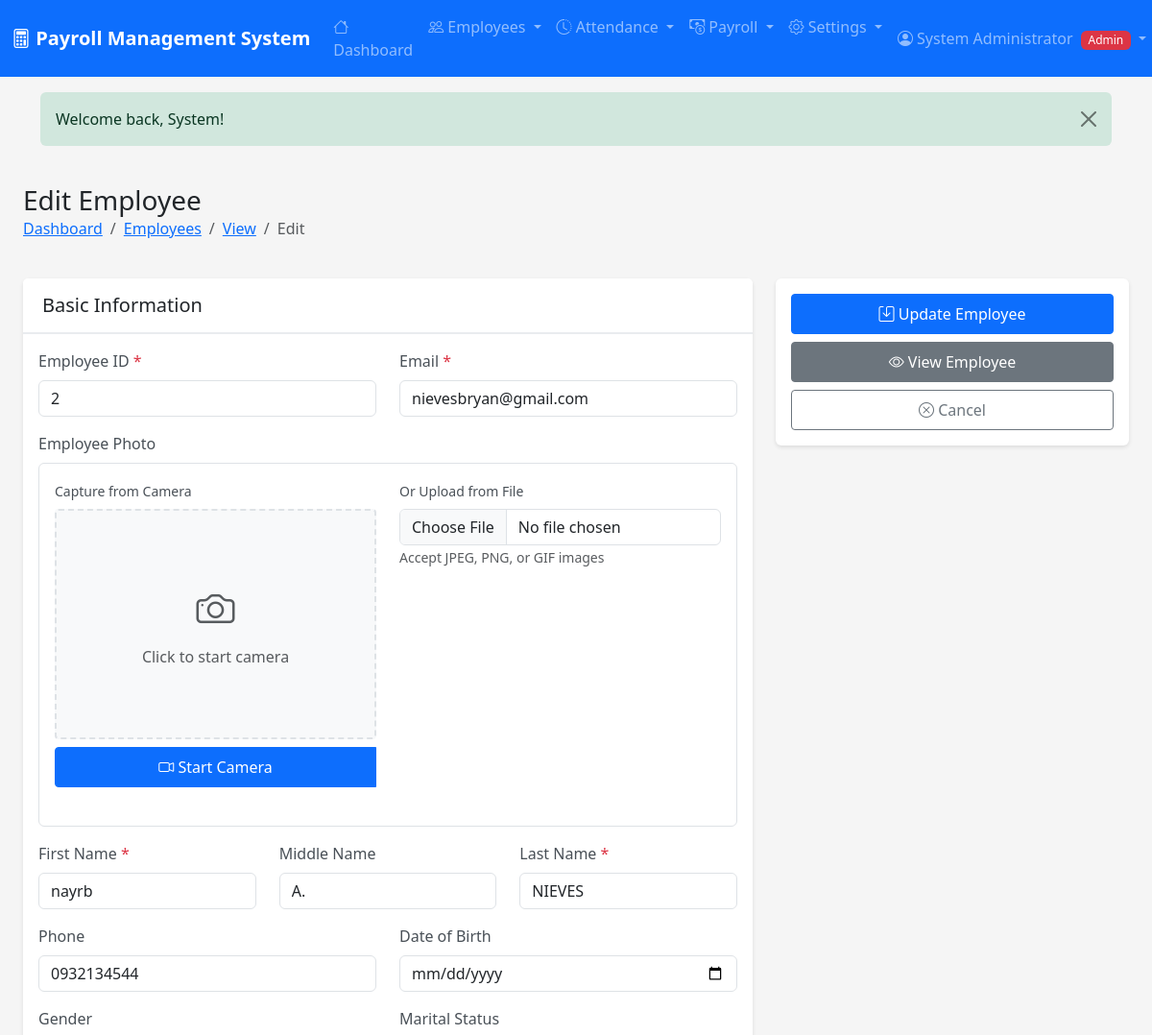
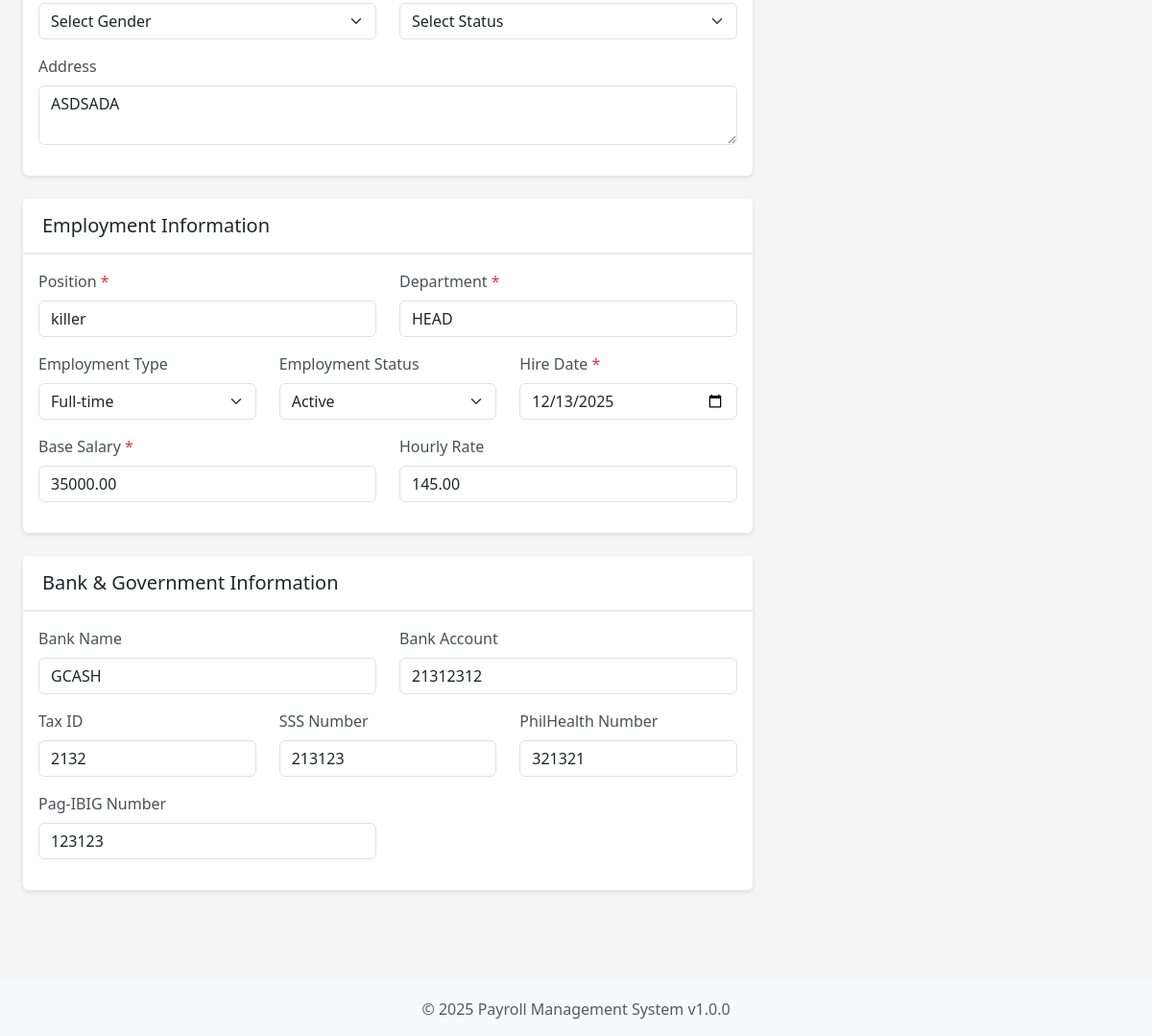
Page /employees/edit.php?id=2 (signed in) on the committed database (2 pictures, top to bottom).
### tables this page shows
CREATE TABLE `employees` (
  `id` int(11) NOT NULL,
  `user_id` int(11) DEFAULT NULL,
  `employee_id` varchar(20) NOT NULL,
  `first_name` varchar(50) NOT NULL,
  `last_name` varchar(50) NOT NULL,
  `middle_name` varchar(50) DEFAULT NULL,
  `email` varchar(100) NOT NULL,
  `phone` varchar(20) DEFAULT NULL,
  `address` text DEFAULT NULL,
  `date_of_birth` date DEFAULT NULL,
  `gender` enum('male','female','other') DEFAULT NULL,
  `marital_status` enum('single','married','divorced','widowed') DEFAULT NULL,
  `position` varchar(100) NOT NULL,
  `department` varchar(100) NOT NULL,
  `employment_type` enum('full-time','part-time','contract','intern') DEFAULT 'full-time',
  `employment_status` enum('active','on-leave','suspended','terminated') DEFAULT 'active',
  `hire_date` date NOT NULL,
  `termination_date` date DEFAULT NULL,
  `base_salary` decimal(12,2) NOT NULL,
  `hourly_rate` decimal(10,2) DEFAULT NULL,
  `bank_name` varchar(100) DEFAULT NULL,
  `bank_account` varchar(50) DEFAULT NULL,
  `tax_id` varchar(50) DEFAULT NULL,
  `sss_number` varchar(20) DEFAULT NULL,
  `philhealth_number` varchar(20) DEFAULT NULL,
  `pagibig_number` varchar(20) DEFAULT NULL,
  `created_at` timestamp NOT NULL DEFAULT current_timestamp(),
  `updated_at` timestamp NOT NULL DEFAULT current_timestamp() ON UPDATE current_timestamp()
);

### employees/edit.php (the view, shortened to what this page needs)
<?php
$database = new Database();
$conn = $database->getConnection();
$id = intval($_GET['id'] ?? 0);
$query = "SELECT * FROM employees WHERE id = :id";
$stmt = $conn->prepare($query);
$stmt->bindParam(':id', $id);
$stmt->execute();
$employee = $stmt->fetch();
require_once __DIR__ . '/../includes/header.php';
?>
<div class="container-fluid">
    <div class="row mb-4">
        <div class="col-12">
            <h1 class="h3 mb-0">Edit Employee</h1>
            <nav aria-label="breadcrumb">
                <ol class="breadcrumb">
                    <li class="breadcrumb-item"><a href="<?php echo BASE_URL; ?>index.php">Dashboard</a></li>
                    <li class="breadcrumb-item"><a href="<?php echo BASE_URL; ?>employees/index.php">Employees</a></li>
                    <li class="breadcrumb-item"><a href="<?php echo BASE_URL; ?>employees/view.php?id=<?php echo $id; ?>">View</a></li>
                    <li class="breadcrumb-item active">Edit</li>
                </ol>
            </nav>
        </div>
    </div>
    <form method="POST" action="" enctype="multipart/form-data">
        <div class="row">
            <div class="col-md-8">
                <div class="card">
                    <div class="card-header">
                        <h5 class="mb-0">Basic Information</h5>
                    </div>
                    <div class="card-body">
                        <div class="row">
                            <div class="col-md-6 mb-3">
                                <label class="form-label">Employee ID <span class="text-danger">*</span></label>
                                <input type="text" class="form-control" name="employee_id" value="<?php echo htmlspecialchars($employee['employee_id']); ?>" required>
                            </div>
                            <div class="col-md-6 mb-3">
                                <label class="form-label">Email <span class="text-danger">*</span></label>
                                <input type="email" class="form-control" name="email" value="<?php echo htmlspecialchars($employee['email']); ?>" required>
                            </div>
                        </div>
                        <div class="row">
                            <div class="col-md-12 mb-3">
                                <label class="form-label">Employee Photo</label>
                                <div class="border rounded p-3">
                                    <div class="row">
                                        <div class="col-md-6">
                                            <div class="mb-3">
                                                <label class="form-label small">Capture from Camera</label>
                                                <div id="camera-container" class="mb-2">
                                                    <div id="camera-preview" style="width: 100%; height: 240px; background: #f8f9fa; border: 2px dashed #dee2e6; border-radius: 4px; display: flex; align-items: center; justify-content: center; cursor: pointer;" onclick="document.getElementById('captureBtn').click()">
                                                        <div class="text-center text-muted">
                                                            <i class="bi bi-camera fs-1"></i>
                                                            <p class="mt-2 mb-0">Click to start camera</p>
                                                        </div>
                                                    </div>
                                                </div>
                                                <div class="btn-group w-100 mb-2" role="group">
                                                    <button type="button" class="btn btn-primary" id="startCamera">
                                                        <i class="bi bi-camera-video"></i> Start Camera
                                                    </button>
                                                </div>
                                            </div>
                                        </div>
                                        <div class="col-md-6">
                                            <div>
                                                <label class="form-label small">Or Upload from File</label>
                                                <input type="file" class="form-control" name="photo" id="photo_file" accept="image/jpeg,image/png,image/jpg,image/gif">
                                                <small class="text-muted">Accept JPEG, PNG, or GIF images</small>
                                            </div>
                                        </div>
                                    </div>
                                </div>
                            </div>
                        </div>
                        <div class="row">
                            <div class="col-md-4 mb-3">
                                <label class="form-label">First Name <span class="text-danger">*</span></label>
                                <input type="text" class="form-control" name="first_name" value="<?php echo htmlspecialchars($employee['first_name']); ?>" required>
                            </div>
                            <div class="col-md-4 mb-3">
                                <label class="form-label">Middle Name</label>
                                <input type="text" class="form-control" name="middle_name" value="<?php echo htmlspecialchars($employee['middle_name'] ?? ''); ?>">
                            </div>
                            <div class="col-md-4 mb-3">
                                <label class="form-label">Last Name <span class="text-danger">*</span></label>
                                <input type="text" class="form-control" name="last_name" value="<?php echo htmlspecialchars($employee['last_name']); ?>" required>
                            </div>
                        </div>
                        <div class="row">
                            <div class="col-md-6 mb-3">
                                <label class="form-label">Phone</label>
                                <input type="text" class="form-control" name="phone" value="<?php echo htmlspecialchars($employee['phone'] ?? ''); ?>">
                            </div>
                            <div class="col-md-6 mb-3">
                                <label class="form-label">Date of Birth</label>
                                <input type="date" class="form-control" name="date_of_birth" value="<?php echo $employee['date_of_birth'] ? htmlspecialchars($employee['date_of_birth']) : ''; ?>">
                            </div>
                        </div>
                        <div class="row">
                            <div class="col-md-6 mb-3">
                                <label class="form-label">Gender</label>
                                <select class="form-select" name="gender">
                                    <option value="">Select Gender</option>
                                </select>
                            </div>
                            <div class="col-md-6 mb-3">
                                <label class="form-label">Marital Status</label>
                                <select class="form-select" name="marital_status">
                                    <option value="">Select Status</option>
                                </select>
                            </div>
                        </div>
                        <div class="mb-3">
                            <label class="form-label">Address</label>
                            <textarea class="form-control" name="address" rows="2"><?php echo htmlspecialchars($employee['address'] ?? ''); ?></textarea>
                        </div>
                    </div>
                </div>
                <div class="card mt-3">
                    <div class="card-header">
                        <h5 class="mb-0">Employment Information</h5>
                    </div>
                    <div class="card-body">
                        <div class="row">
                            <div class="col-md-6 mb-3">
                                <label class="form-label">Position <span class="text-danger">*</span></label>
                                <input type="text" class="form-control" name="position" value="<?php echo htmlspecialchars($employee['position']); ?>" required>
                            </div>
                            <div class="col-md-6 mb-3">
                                <label class="form-label">Department <span class="text-danger">*</span></label>
                                <input type="text" class="form-control" name="department" value="<?php echo htmlspecialchars($employee['department']); ?>" required>
                            </div>
                        </div>
                        <div class="row">
                            <div class="col-md-4 mb-3">
                                <label class="form-label">Employment Type</label>
                                <select class="form-select" name="employment_type">
                                    <option value="full-time" <?php echo ($employee['employment_type'] ?? 'full-time') == 'full-time' ? 'selected' : ''; ?>>Full-time</option>
                                </select>
                            </div>
                            <div class="col-md-4 mb-3">
                                <label class="form-label">Employment Status</label>
                                <select class="form-select" name="employment_status">
                                    <option value="active" <?php echo ($employee['employment_status'] ?? 'active') == 'active' ? 'selected' : ''; ?>>Active</option>
                                </select>
                            </div>
                            <div class="col-md-4 mb-3">
                                <label class="form-label">Hire Date <span class="text-danger">*</span></label>
                                <input type="date" class="form-control" name="hire_date" value="<?php echo htmlspecialchars($employee['hire_date']); ?>" required>
                            </div>
                        </div>
                        <div class="row">
                            <div class="col-md-6 mb-3">
                                <label class="form-label">Base Salary <span class="text-danger">*</span></label>
                                <input type="number" class="form-control currency-input" name="base_salary" step="0.01" min="0" value="<?php echo htmlspecialchars($employee['base_salary']); ?>" required>
                            </div>
                            <div class="col-md-6 mb-3">
                                <label class="form-label">Hourly Rate</label>
                                <input type="number" class="form-control currency-input" name="hourly_rate" step="0.01" min="0" value="<?php echo htmlspecialchars($employee['hourly_rate'] ?? ''); ?>">
                            </div>
                        </div>
                    </div>
                </div>
                <div class="card mt-3">
                    <div class="card-header">
                        <h5 class="mb-0">Bank & Government Information</h5>
                    </div>
                    <div class="card-body">
                        <div class="row">
                            <div class="col-md-6 mb-3">
                                <label class="form-label">Bank Name</label>
                                <input type="text" class="form-control" name="bank_name" value="<?php echo htmlspecialchars($employee['bank_name'] ?? ''); ?>">
                            </div>
                            <div class="col-md-6 mb-3">
                                <label class="form-label">Bank Account</label>
                                <input type="text" class="form-control" name="bank_account" value="<?php echo htmlspecialchars($employee['bank_account'] ?? ''); ?>">
                            </div>
                        </div>
                        <div class="row">
                            <div class="col-md-4 mb-3">
                                <label class="form-label">Tax ID</label>
                                <input type="text" class="form-control" name="tax_id" value="<?php echo htmlspecialchars($employee['tax_id'] ?? ''); ?>">
                            </div>
                            <div class="col-md-4 mb-3">
                                <label class="form-label">SSS Number</label>
                                <input type="text" class="form-control" name="sss_number" value="<?php echo htmlspecialchars($employee['sss_number'] ?? ''); ?>">
                            </div>
                            <div class="col-md-4 mb-3">
                                <label class="form-label">PhilHealth Number</label>
                                <input type="text" class="form-control" name="philhealth_number" value="<?php echo htmlspecialchars($employee['philhealth_number'] ?? ''); ?>">
                            </div>
                        </div>
                        <div class="row">
                            <div class="col-md-6 mb-3">
                                <label class="form-label">Pag-IBIG Number</label>
                                <input type="text" class="form-control" name="pagibig_number" value="<?php echo htmlspecialchars($employee['pagibig_number'] ?? ''); ?>">
                            </div>
                        </div>
                    </div>
                </div>
            </div>
            <div class="col-md-4">
                <div class="card">
                    <div class="card-body">
                        <button type="submit" class="btn btn-primary w-100 mb-2">
                            <i class="bi bi-save"></i> Update Employee
                        </button>
                        <a href="<?php echo BASE_URL; ?>employees/view.php?id=<?php echo $id; ?>" class="btn btn-secondary w-100 mb-2">
                            <i class="bi bi-eye"></i> View Employee
                        </a>
                        <a href="<?php echo BASE_URL; ?>employees/index.php" class="btn btn-outline-secondary w-100">
                            <i class="bi bi-x-circle"></i> Cancel
                        </a>
                    </div>
                </div>
            </div>
        </div>
    </form>
</div>
<?php require_once __DIR__ . '/../includes/footer.php'; ?>

### assets/css/style.css (style rules this page uses)
:root { --primary-color: #0d6efd; --secondary-color: #6c757d; --success-color: #198754; --danger-color: #dc3545; --warning-color: #ffc107; --info-color: #0dcaf0; --light-color: #f8f9fa; --dark-color: #212529; }
body { font-family: 'Segoe UI', Tahoma, Geneva, Verdana, sans-serif; background-color: #f5f5f5; min-height: 100vh; display: flex; flex-direction: column; }
.card { border: none; box-shadow: 0 2px 4px rgba(0, 0, 0, 0.1); transition: box-shadow 0.3s; margin-bottom: 1.5rem; }
.card-header { background-color: #fff; border-bottom: 2px solid #e9ecef; font-weight: 600; padding: 1rem 1.25rem; }
.btn { border-radius: 4px; font-weight: 500; padding: 0.5rem 1rem; transition: all 0.3s; }
.form-label { font-weight: 500; margin-bottom: 0.5rem; color: #495057; }

### rows in the picture
employees: employee_id "2", email "nievesbryan@gmail.com", first_name "nayrb", middle_name "A.", last_name "NIEVES", phone "0932134544", address "ASDSADA", position "killer", department "HEAD", employment_type "Full-time", employment_status "Active", hire_date "12/13/2025", base_salary "35000.00", hourly_rate "145.00", bank_name "GCASH", bank_account "21312312", tax_id "2132", sss_number "213123", philhealth_number "321321", pagibig_number "123123"

### other values in the picture
APP_NAME "Payroll Management System"
$currentUser['full_name'] "System Administrator"
$currentUser['role'] "Admin"
$flashMessage['message'] "Welcome back, System!"
APP_VERSION "1.0.0"
